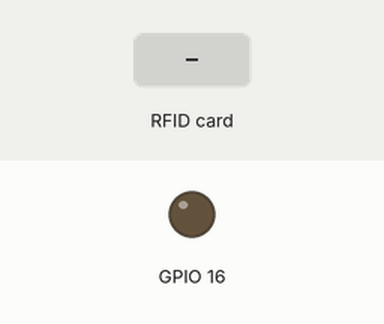
Bench run of a sketch on a simulated ESP8266 (NodeMCU). On the bench: output pins drawn as LEDs (lit = HIGH). The inputs (shaded band) are chosen by the test bench. WiFi joins after 1.5 s; servers stay silent unless stated; uploads are accepted with an empty reply; what the sketch prints to the serial monitor is not drawn.

Above: at 5.2 s.
5.3 s: RFID card 5E 7A 19 C4 held to the reader
Timing chart, 0 to 8.3 s (numbered marks = the images above; inputs shaded):
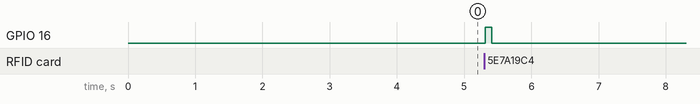

Measured:
- after the input at 5.3 s, GPIO 16: LOW → HIGH at once, → LOW 0.10 s later

The sketch:

nfcCommute.ino
```cpp
// (licence header left out)
#include <SPI.h>
#include <MFRC522.h>


#include <Arduino.h>

#include <ESP8266WiFi.h>
#include <ESP8266WiFiMulti.h>

#include <ESP8266HTTPClient.h>

#include <WiFiClient.h>

ESP8266WiFiMulti WiFiMulti;

#define SS_PIN 4
#define RST_PIN 5

MFRC522 rfid(SS_PIN, RST_PIN); // Instance of the class

MFRC522::MIFARE_Key key;

// Init array that will store new NUID
byte nuidPICC[4];
String iot3ip[1]={"17"};
void setup() {
  pinMode(16, OUTPUT);
  Serial.begin(115200);
  SPI.begin(); // Init SPI bus
  rfid.PCD_Init(); // Init MFRC522

  for (byte i = 0; i < 6; i++) {
    key.keyByte[i] = 0xFF;
  }

  Serial.println(F("This code scan the MIFARE Classsic NUID."));
  Serial.print(F("Using the following key:"));
  printHex(key.keyByte, MFRC522::MF_KEY_SIZE);

  Serial.println();
  Serial.println();
  Serial.println();

  for (uint8_t t = 4; t > 0; t--) {
    Serial.printf("[SETUP] WAIT %d...\n", t);
    Serial.flush();
    delay(1000);
  }

  WiFi.mode(WIFI_STA);
  WiFiMulti.addAP("MIT3", "12345678c");

}

void loop() {

  // Reset the loop if no new card present on the sensor/reader. This saves the entire process when idle.
  if ( ! rfid.PICC_IsNewCardPresent())
    return;

  // Verify if the NUID has been readed
  if ( ! rfid.PICC_ReadCardSerial())
    return;

  Serial.print(F("PICC type: "));
  MFRC522::PICC_Type piccType = rfid.PICC_GetType(rfid.uid.sak);
  Serial.println(rfid.PICC_GetTypeName(piccType));

  // Check is the PICC of Classic MIFARE type
  if (piccType != MFRC522::PICC_TYPE_MIFARE_MINI &&
    piccType != MFRC522::PICC_TYPE_MIFARE_1K &&
    piccType != MFRC522::PICC_TYPE_MIFARE_4K) {
    Serial.println(F("Your tag is not of type MIFARE Classic."));
    return;
  }

  if (rfid.uid.uidByte[0] != nuidPICC[0] ||
    rfid.uid.uidByte[1] != nuidPICC[1] ||
    rfid.uid.uidByte[2] != nuidPICC[2] ||
    rfid.uid.uidByte[3] != nuidPICC[3] ) {
    Serial.println(F("A new card has been detected."));
    digitalWrite(16, HIGH);
    delay(100);
    digitalWrite(16, LOW);

    // Store NUID into nuidPICC array
    for (byte i = 0; i < 4; i++) {
      nuidPICC[i] = rfid.uid.uidByte[i];
    }

    Serial.println(F("The NUID tag is:"));
    Serial.print(F("In hex: "));
    printHex(rfid.uid.uidByte, rfid.uid.size);
    Serial.println();
    Serial.print(F("In dec: "));
    printDec(rfid.uid.uidByte, rfid.uid.size);
    Serial.println();
    /******************************출근시 nfc 카드 읽고 DB에 쓰기************************************************************/
   // wait for WiFi connection
  for(int j=0; j<1; j++){
  if ((WiFiMulti.run() == WL_CONNECTED)) {

    WiFiClient client;

    HTTPClient http;
    String nfcid[4];
    for(int i=0; i<4; i++){
      nfcid[i]=String(rfid.uid.uidByte[i],HEX);
      if(rfid.uid.uidByte[i]<10){
        nfcid[i]="0"+nfcid[i];
      }
    }
    String nfc_id=nfcid[0]+nfcid[1]+nfcid[2]+nfcid[3];
    Serial.print(nfc_id);
    //String nfc_time="2020-03-09+23%3A22%3A10";


      String url="http://192.168.3."+iot3ip[j]+":8090/check?nfcid="+nfc_id;
      Serial.print(url);
      Serial.print("[HTTP] begin...\n");
      if (http.begin(client, url)) {  // HTTP


        Serial.print("[HTTP] GET...\n");
        // start connection and send HTTP header
        int httpCode = http.GET();

        // httpCode will be negative on error
        if (httpCode > 0) {
          // HTTP header has been send and Server response header has been handled
          Serial.printf("[HTTP] GET... code: %d\n", httpCode);

          // file found at server
          if (httpCode == HTTP_CODE_OK || httpCode == HTTP_CODE_MOVED_PERMANENTLY) {
            String payload = http.getString();
            Serial.println(payload);
          }
        } else {
          Serial.printf("[HTTP] GET... failed, error: %s\n", http.errorToString(httpCode).c_str());
        }

        http.end();
      } else {
        Serial.printf("[HTTP} Unable to connect\n");
      }
    }//for
  }//wifi 이상없으면
  }
  else {
    Serial.println(F("Card read previously."));
    digitalWrite(16, HIGH);
    delay(50);
    digitalWrite(16, LOW);
    delay(100);
    digitalWrite(16, HIGH);
    delay(50);
    digitalWrite(16, LOW);
  }

  // Halt PICC
  rfid.PICC_HaltA();

  // Stop encryption on PCD
  rfid.PCD_StopCrypto1();
}


/**
 * Helper routine to dump a byte array as hex values to Serial.
 */
void printHex(byte *buffer, byte bufferSize) {
  for (byte i = 0; i < bufferSize; i++) {
    Serial.print(buffer[i] < 0x10 ? " 0" : " ");
    Serial.print(buffer[i], HEX);
  }
}

/**
 * Helper routine to dump a byte array as dec values to Serial.
 */
void printDec(byte *buffer, byte bufferSize) {
  for (byte i = 0; i < bufferSize; i++) {
    Serial.print(buffer[i] < 0x10 ? " 0" : " ");
    Serial.print(buffer[i], DEC);
  }
}
```
